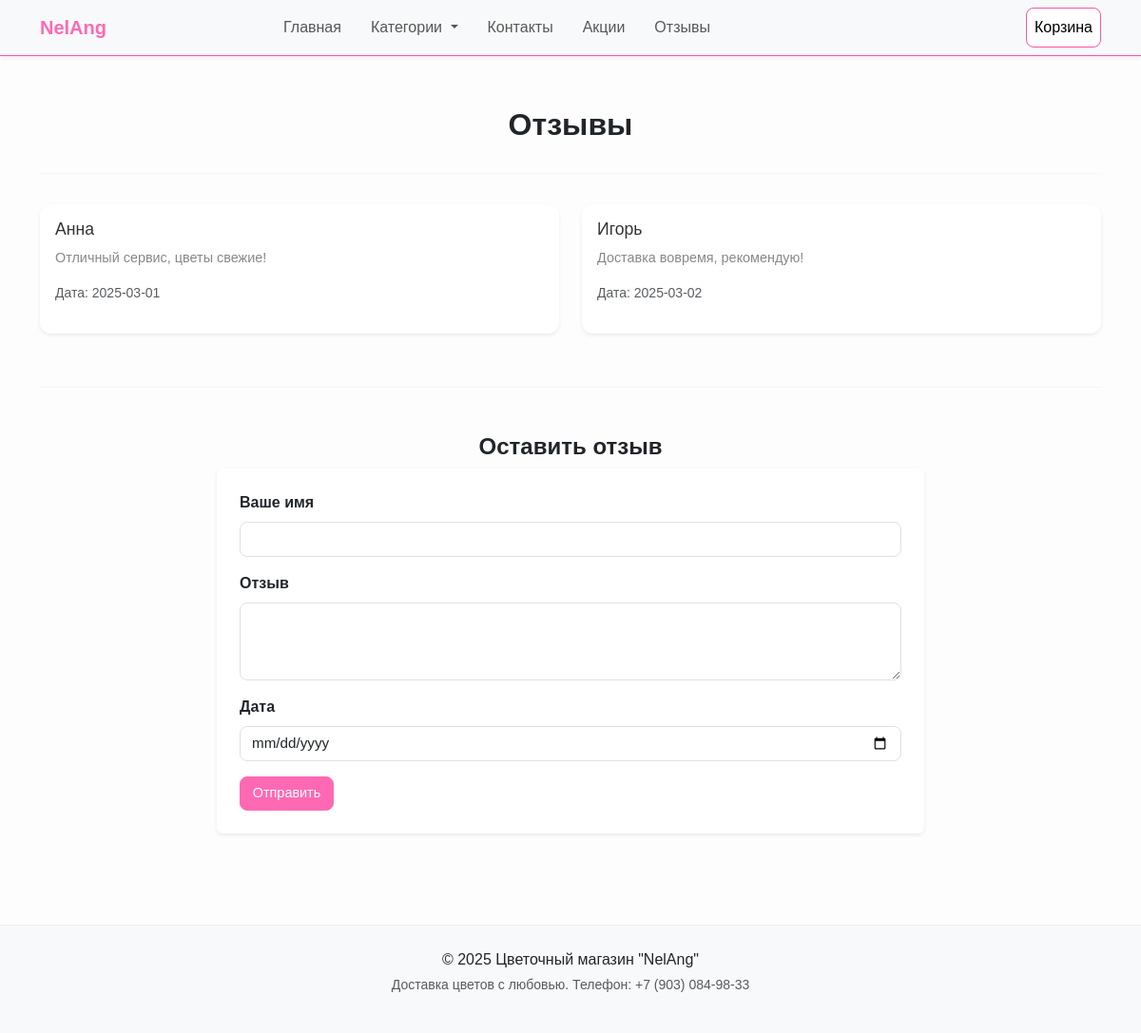
The app's page /reviews with its own data.
### app.py (models this page shows)
class Review(db.Model):
    id = db.Column(db.Integer, primary_key=True)
    name = db.Column(db.String(50), nullable=False)
    review = db.Column(db.String(500), nullable=False)
    date = db.Column(db.String(20), nullable=False)

### app.py (the view, shortened to what this page needs)
@app.route('/reviews', methods=['GET', 'POST'])
def reviews():
    reviews = Review.query.all()
    cart_count = sum(session['cart'].values()) if 'cart' in session and isinstance(session['cart'], dict) else 0
    return render_template('reviews.html', reviews=reviews, cart_count=cart_count)

### app.py (called while the page is built)
@app.context_processor
def utility_processor():
    def get_categories():
        return Category.query.all()
    return dict(get_categories=get_categories)

### templates/reviews.html
{% extends "base.html" %}
{% block content %}
<div class="container py-5">
    <h2 class="mb-4 fw-bold text-center">Отзывы</h2>
    <hr class="featurette-divider">
    {% if reviews %}
        <div class="row">
            {% for review in reviews %}
                <div class="col-md-6 mb-4">
                    <div class="card shadow-sm review-card">
                        <div class="card-body">
                            <h5 class="card-title">{{ review.name }}</h5>
                            <p class="card-text">{{ review.review }}</p>
                            <p class="text-muted small">Дата: {{ review.date }}</p>
                        </div>
                    </div>
                </div>
            {% endfor %}
        </div>
    {% else %}
        <p class="text-muted text-center">Пока нет отзывов. Будьте первым!</p>
    {% endif %}
    <hr class="featurette-divider">
    <h4 class="mt-5 fw-semibold text-center">Оставить отзыв</h4>
    <form method="POST" class="p-4 bg-white rounded shadow-sm col-md-8 mx-auto">
        <div class="mb-3">
            <label for="name" class="form-label fw-semibold">Ваше имя</label>
            <input type="text" class="form-control" id="name" name="name" required>
        </div>
        <div class="mb-3">
            <label for="review" class="form-label fw-semibold">Отзыв</label>
            <textarea class="form-control" id="review" name="review" rows="3" required></textarea>
        </div>
        <div class="mb-3">
            <label for="date" class="form-label fw-semibold">Дата</label>
            <input type="date" class="form-control" id="date" name="date" required>
        </div>
        <button type="submit" class="btn btn-primary btn-sm">Отправить</button>
    </form>
</div>
{% endblock %}

### static/css/style.css (style rules this page uses)
body { background-color: #fdfdfd; font-family: 'Arial', sans-serif; min-height: 100vh; display: flex; flex-direction: column; }
html { scroll-behavior: smooth; }
.card-body { padding: 1rem; }
.card-title { font-size: 1.1rem; margin-bottom: 0.5rem; color: #333; }
.card-text { font-size: 0.9rem; color: #888; }
.review-card { border: none; border-radius: 12px; transition: transform 0.3s ease; }
.form-control { border-radius: 8px; font-size: 0.95rem; }
.btn-primary { background-color: #ff69b4; border-color: #ff69b4; border-radius: 8px; padding: 0.4rem 0.8rem; font-size: 0.9rem; transition: background-color 0.3s ease, transform 0.2s ease; }
.featurette-divider { border-color: #ddd; margin: 2rem 0; }

### records on screen
Review: name "Анна", review "Отличный сервис, цветы свежие!", date "2025-03-01"
Review: name "Игорь", review "Доставка вовремя, рекомендую!", date "2025-03-02"
